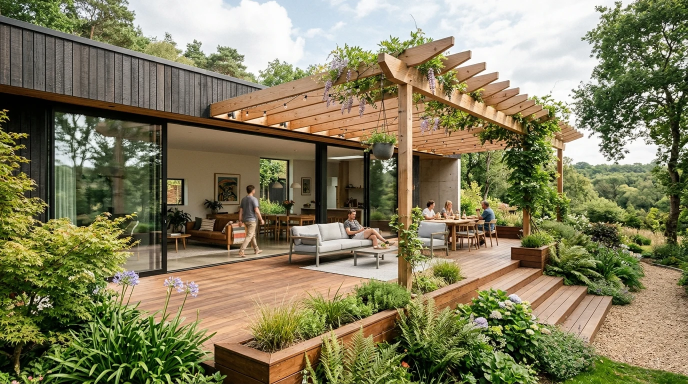
#> input picture assets/images/index/home-design-approach.webp, 1376 x 768 px, found by its file name (shown at 1/2 size)
$ python update_services_images.py
#> lines starting #> are read from the running program, lines starting #| are printed output that depends on the picture
import os
from PIL import Image, ImageEnhance, ImageFilter

out_dir = r"assets/images/services"
os.makedirs(out_dir, exist_ok=True)

def process_and_save(src_path, dst_name, target_size, crop_box=None, quality=88, enhance=None):
#> called with dst_name = 'services-hero.webp', target_size = (1400, 800), quality = 88
    dst_path = os.path.join(out_dir, dst_name)
    im = Image.open(src_path)
#> im is the input picture: PIL image 1376x768 RGB; mean R, G, B 131.4, 126.1, 93.5
    if im.mode != 'RGB':
        im = im.convert('RGB')

    if crop_box:
        im = im.crop(crop_box)

    tw, th = target_size
    iw, ih = im.size
#> iw = 1376; ih = 768
    scale = max(tw / iw, th / ih)
#> scale = 1.04
    nw = int(iw * scale)
#> nw = 1433
    nh = int(ih * scale)
#> nh = 800
    im_resized = im.resize((nw, nh), Image.Resampling.LANCZOS)

    left = (nw - tw) // 2
#> left = 16
    top = (nh - th) // 2
#> top = 0
    cropped = im_resized.crop((left, top, left + tw, top + th))
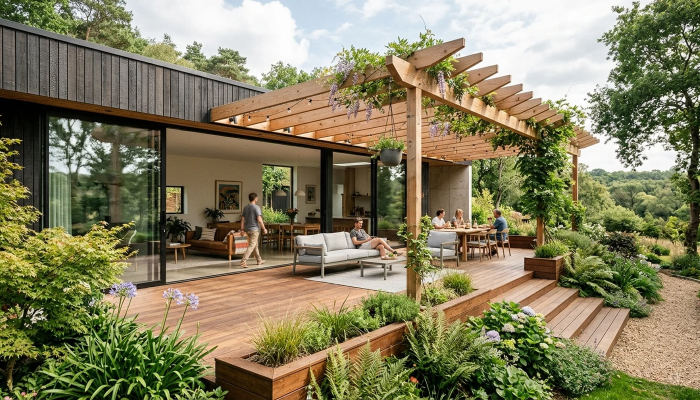
#> cropped: PIL image 1400x800 RGB (shown at 1/2 size); mean R, G, B 132.4, 126.9, 94.6

    if enhance:
        if 'color' in enhance:
            cropped = ImageEnhance.Color(cropped).enhance(enhance['color'])
        if 'contrast' in enhance:
            cropped = ImageEnhance.Contrast(cropped).enhance(enhance['contrast'])
        if 'brightness' in enhance:
            cropped = ImageEnhance.Brightness(cropped).enhance(enhance['brightness'])

    cropped.save(dst_path, 'WEBP', quality=quality, method=6)
    size_kb = os.path.getsize(dst_path) / 1024
    print(f"Generated {dst_name}: {tw}x{th} -> {size_kb:.1f} KB (from {os.path.basename(src_path)})")

# 1. Hero Image (Screenshot 1 fix: replaced attic living room with grand design-approach multi-level deck & pergola)
process_and_save("assets/images/index/home-design-approach.webp", "services-hero.webp", (1400, 800), quality=88)

# 2. Overview Card 1: Decks
process_and_save("assets/images/index/home-featured-deck.webp", "service-overview-deck.webp", (800, 600), quality=88)
#> call 2 of process_and_save, with dst_name = 'service-overview-deck.webp', target_size = (800, 600), quality = 88
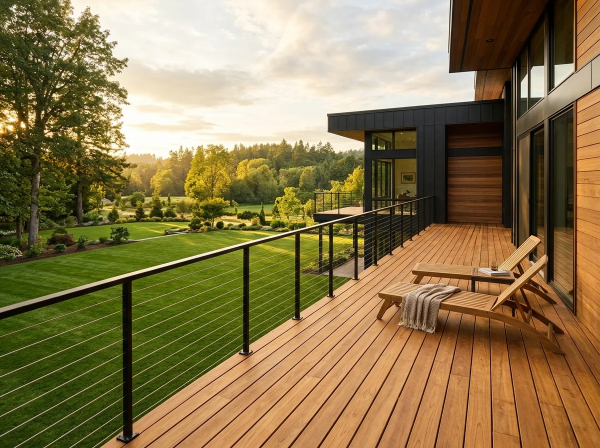
#> input picture assets/images/index/home-featured-deck.webp, 1200 x 896 px, found by its file name (shown at 1/2 size)
#> in process_and_save, im is the input picture: PIL image 1200x896 RGB; mean R, G, B 138.4, 120, 77.8
#> in process_and_save (call 2), `im_resized = im.resize((nw, nh), Image.Resampling.LANCZOS)`:
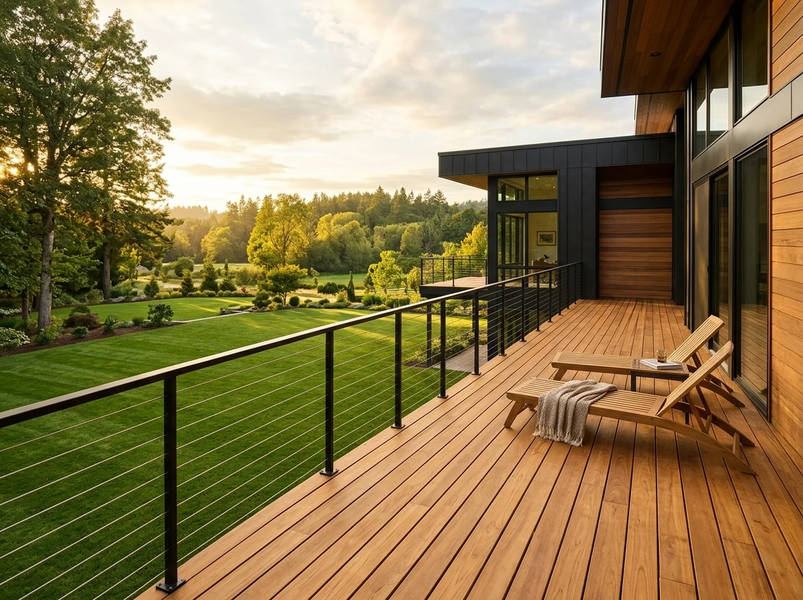
#> im_resized: PIL image 803x600 RGB; mean R, G, B 138.4, 120, 78
#> in process_and_save (call 2), `cropped = im_resized.crop((left, top, left + tw, top + th))`:
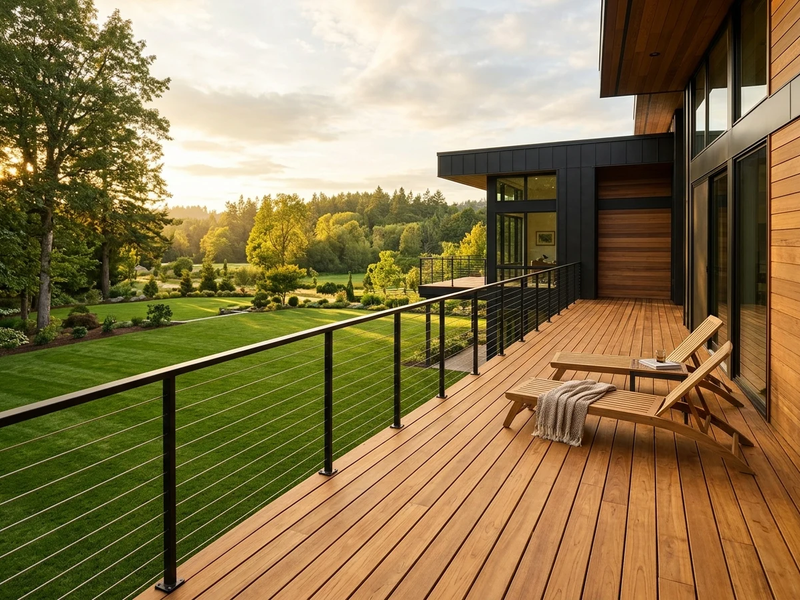
#> cropped: PIL image 800x600 RGB; mean R, G, B 138.4, 120, 78

# 3. Overview Card 2: Pergolas (replaced indoor chair with louvred pergola)
process_and_save("assets/images/index/home-featured-pergola.webp", "service-overview-pergola.webp", (800, 600), quality=88)
#> call 3 of process_and_save, with dst_name = 'service-overview-pergola.webp', target_size = (800, 600), quality = 88
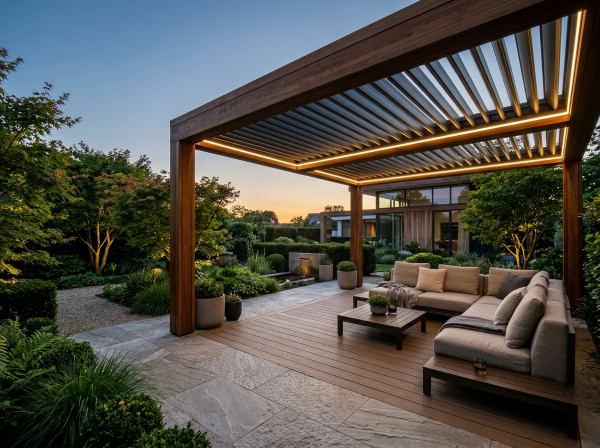
#> input picture assets/images/index/home-featured-pergola.webp, 1200 x 896 px, found by its file name (shown at 1/2 size)
#> in process_and_save, im is the input picture: PIL image 1200x896 RGB; mean R, G, B 84.1, 82.2, 74.9
#> in process_and_save (call 3), `im_resized = im.resize((nw, nh), Image.Resampling.LANCZOS)`:
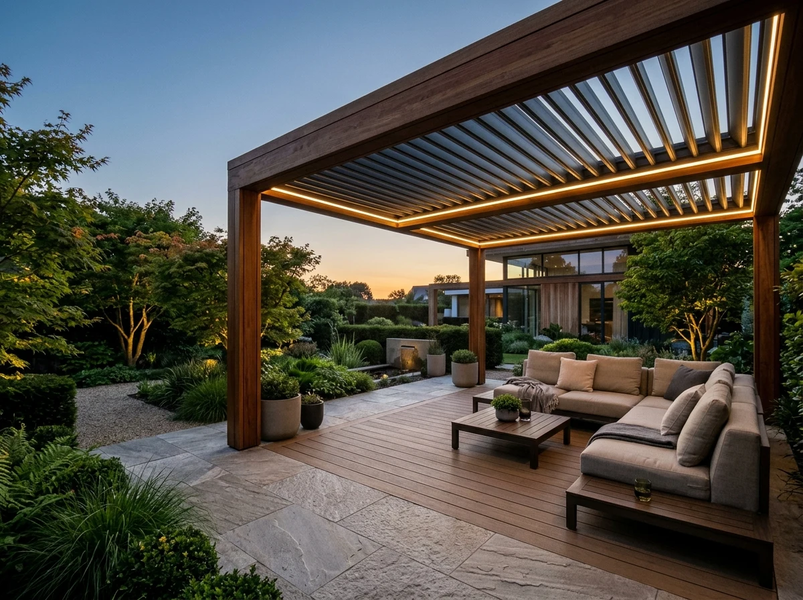
#> im_resized: PIL image 803x600 RGB; mean R, G, B 84.1, 82.2, 75
#> in process_and_save (call 3), `cropped = im_resized.crop((left, top, left + tw, top + th))`:
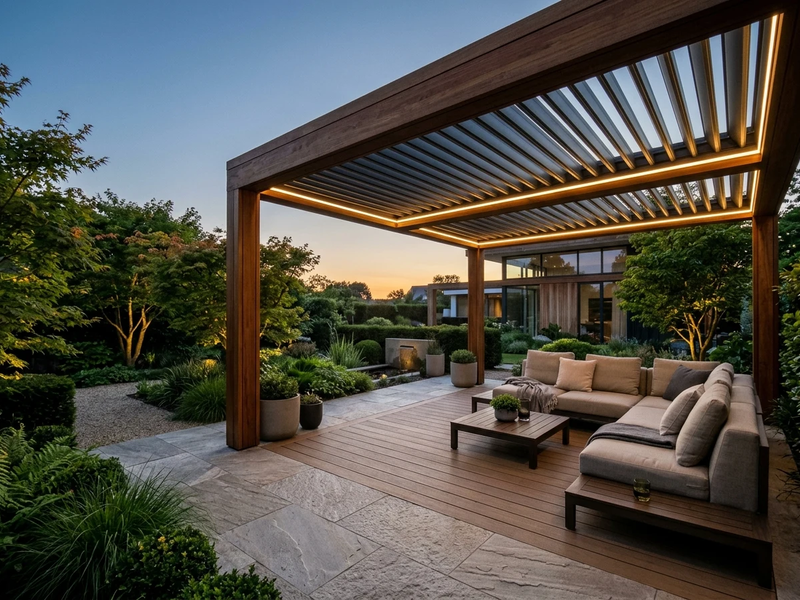
#> cropped: PIL image 800x600 RGB; mean R, G, B 84.3, 82.3, 75.2

# 4. Overview Card 3: Covered Spaces
process_and_save("assets/images/index/home-outdoor-living.webp", "service-overview-covered.webp", (800, 600), quality=88)
#> (the run stopped early here; a loop or call above may not have finished)
